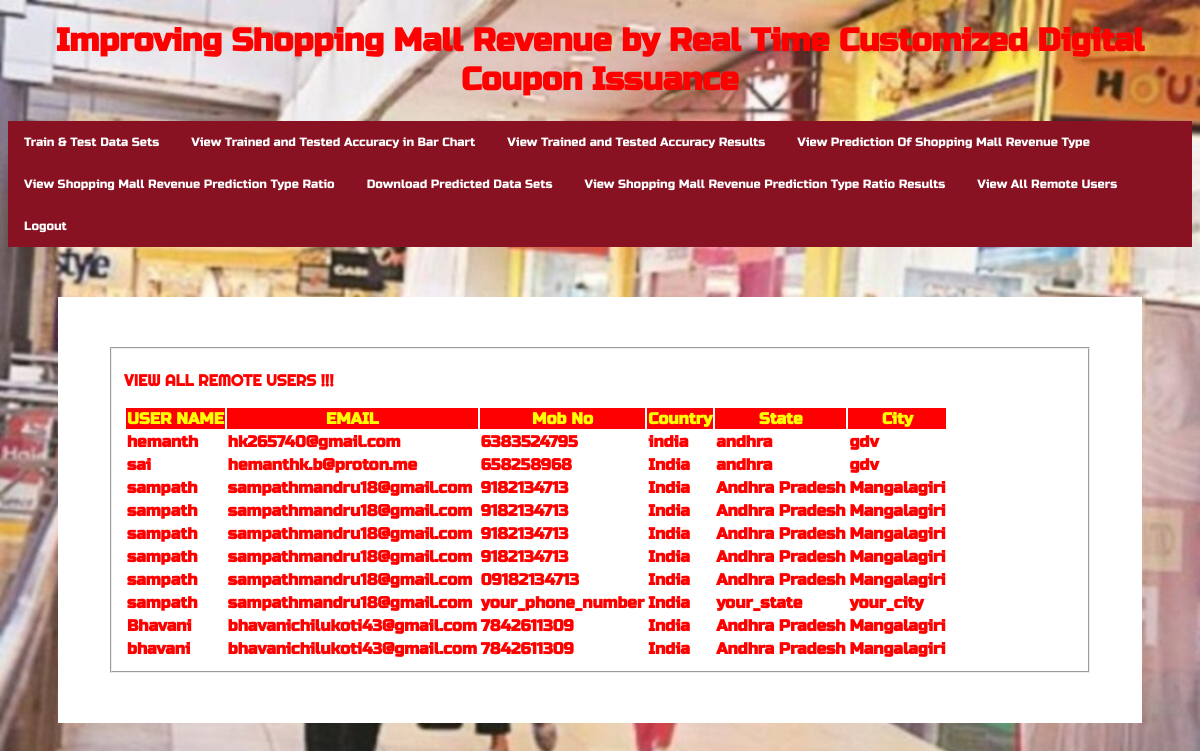
The page /View_Remote_Users/ on the database its author committed.
### Remote_User/models.py (models this page shows)
class ClientRegister_Model(models.Model):
    username = models.CharField(max_length=30)
    email = models.EmailField(max_length=30)
    password = models.CharField(max_length=10)
    phoneno = models.CharField(max_length=10)
    country = models.CharField(max_length=30)
    state = models.CharField(max_length=30)
    city = models.CharField(max_length=30)

### Service_Provider/views.py (the view)
# urls.py: re_path(r'View_Remote_Users/$',serviceprovider.View_Remote_Users,name="View_Remote_Users"),
def View_Remote_Users(request):
    obj=ClientRegister_Model.objects.all()
    return render(request,'SProvider/View_Remote_Users.html',{'objects':obj})

### Template/htmls/SProvider/View_Remote_Users.html (shortened to what this page needs)
{% extends 'SProvider/design1.html' %}
{% block researchblock %}
	<body>
	<div class="container-fluid">
		<div class="container">
			<div class="row">
				<div class="col-md-5">
 					<form role="form" method="POST" >
						<fieldset>
							<p class="text-uppercase pull-center style1">VIEW ALL REMOTE USERS !!! </p>
                            <div class="viewclients">
							  <table>
								<tr>
									<th bgcolor="#FF0000" style="color:yellow">USER NAME</th>
									<th bgcolor="#FF0000" style="color:yellow">EMAIL</th>
									<th bgcolor="#FF0000" style="color:yellow">Mob No</th>
									<th bgcolor="#FF0000" style="color:yellow">Country</th>
									<th bgcolor="#FF0000" style="color:yellow">State</th>
									<th bgcolor="#FF0000" style="color:yellow">City</th>
								</tr>
								<tr>
								{% for o in objects %}
									<td bgcolor="#FFFFFF" style="color:white"><span class="style1">{{o.username}}</span></td>
									<td bgcolor="#FFFFFF" style="color:white"><span class="style1">{{o.email}}</span></td>
									<td bgcolor="#FFFFFF" style="color:white"><span class="style1">{{o.phoneno}}</span></td>
									<td bgcolor="#FFFFFF" style="color:white"><span class="style1">{{o.country}}</span></td>
									<td bgcolor="#FFFFFF" style="color:white"><span class="style1">{{o.state}}</span></td>
									<td bgcolor="#FFFFFF" style="color:white"><span class="style1">{{o.city}}</span></td>
								</tr>
								{% endfor %}
							</table>
						</div>
					  </fieldset>
					</form>
				</div>
            </div>
        </div>
    </div>
{% endblock %}

### Template/htmls/SProvider/design1.html (shortened to what this page needs)
<!DOCTYPE html>
{% load static %}
<html lang="en">
<head>
<meta http-equiv="Content-Type" content="text/html; charset=utf-8"></head>
<body>
<h1 align="center" class="style1">Improving Shopping Mall Revenue by Real Time Customized Digital Coupon Issuance</h1>
<div  class="topnav">
    <a href="{% url 'train_model' %}">Train & Test Data Sets </a>
    <a href="{% url 'likeschart' 'bar' %}">View  Trained and Tested Accuracy in Bar Chart </a>
    <a href="{% url 'charts1' 'line' %}"> View Trained and Tested Accuracy Results </a>
    <a  href="{% url 'View_Prediction_Of_Revenue_Type' %}">View Prediction Of Shopping Mall Revenue Type</a>
    <a href="{% url 'View_Prediction_Of_Revenue_Type_Ratio' %}">View Shopping Mall Revenue Prediction Type Ratio </a>
    <a href="{% url 'Download_Trained_DataSets' %}">Download Predicted Data Sets</a>
    <a href="{% url 'charts' 'line' %}">View Shopping Mall Revenue Prediction Type Ratio Results </a>
    <a href="{% url 'View_Remote_Users' %}">View All Remote Users</a>
    <a href="{% url 'login'  %}">Logout</a>
</div>
<div class="mainholder">
{% block researchblock %}
{% endblock %}
</div>
</body>
</html>

### Template/htmls/SProvider/View_Remote_Users.html (style rules this page uses)
body { background-color:#000000; }
.container-fluid { padding:50px; }
.container { background-color:white;padding:50px; }
.text-uppercase { font-family: 'Righteous', cursive; }
.style1 { color: #FF0000 }

### rows shown on the page
ClientRegister_Model: username "hemanth", email "hk265740@gmail.com", phoneno "6383524795", country "india", state "andhra", city "gdv"
ClientRegister_Model: username "sai", email "hemanthk.b@proton.me", phoneno "658258968", country "India", state "andhra", city "gdv"
ClientRegister_Model: username "sampath", email "sampathmandru18@gmail.com", phoneno "9182134713", country "India", state "Andhra Pradesh", city "Mangalagiri"
ClientRegister_Model: username "sampath", email "sampathmandru18@gmail.com", phoneno "9182134713", country "India", state "Andhra Pradesh", city "Mangalagiri"
ClientRegister_Model: username "sampath", email "sampathmandru18@gmail.com", phoneno "9182134713", country "India", state "Andhra Pradesh", city "Mangalagiri"
ClientRegister_Model: username "sampath", email "sampathmandru18@gmail.com", phoneno "9182134713", country "India", state "Andhra Pradesh", city "Mangalagiri"
ClientRegister_Model: username "sampath", email "sampathmandru18@gmail.com", phoneno "09182134713", country "India", state "Andhra Pradesh", city "Mangalagiri"
ClientRegister_Model: username "sampath", email "sampathmandru18@gmail.com", phoneno "your_phone_number", country "India", state "your_state", city "your_city"
ClientRegister_Model: username "Bhavani", email "bhavanichilukoti43@gmail.com", phoneno "7842611309", country "India", state "Andhra Pradesh", city "Mangalagiri"
ClientRegister_Model: username "bhavani", email "bhavanichilukoti43@gmail.com", phoneno "7842611309", country "India", state "Andhra Pradesh", city "Mangalagiri"
